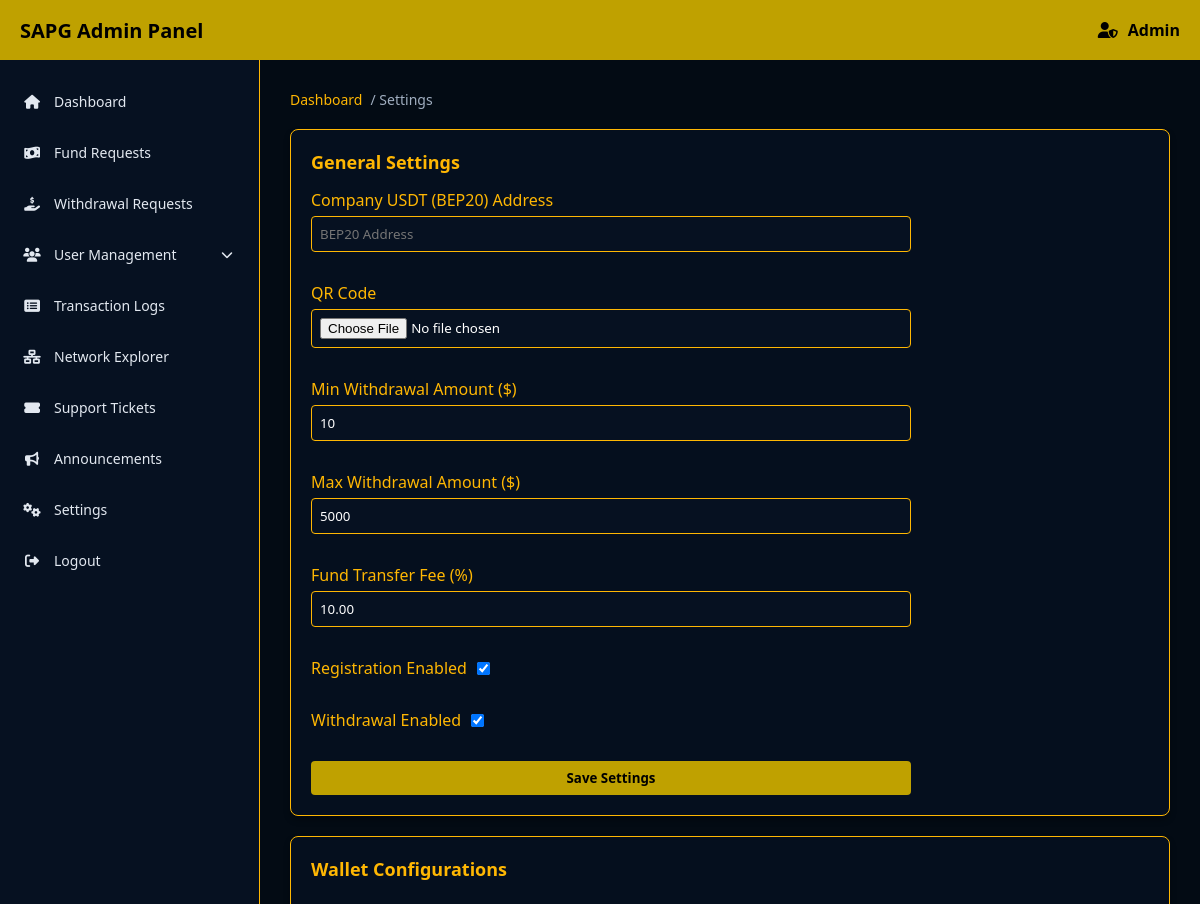
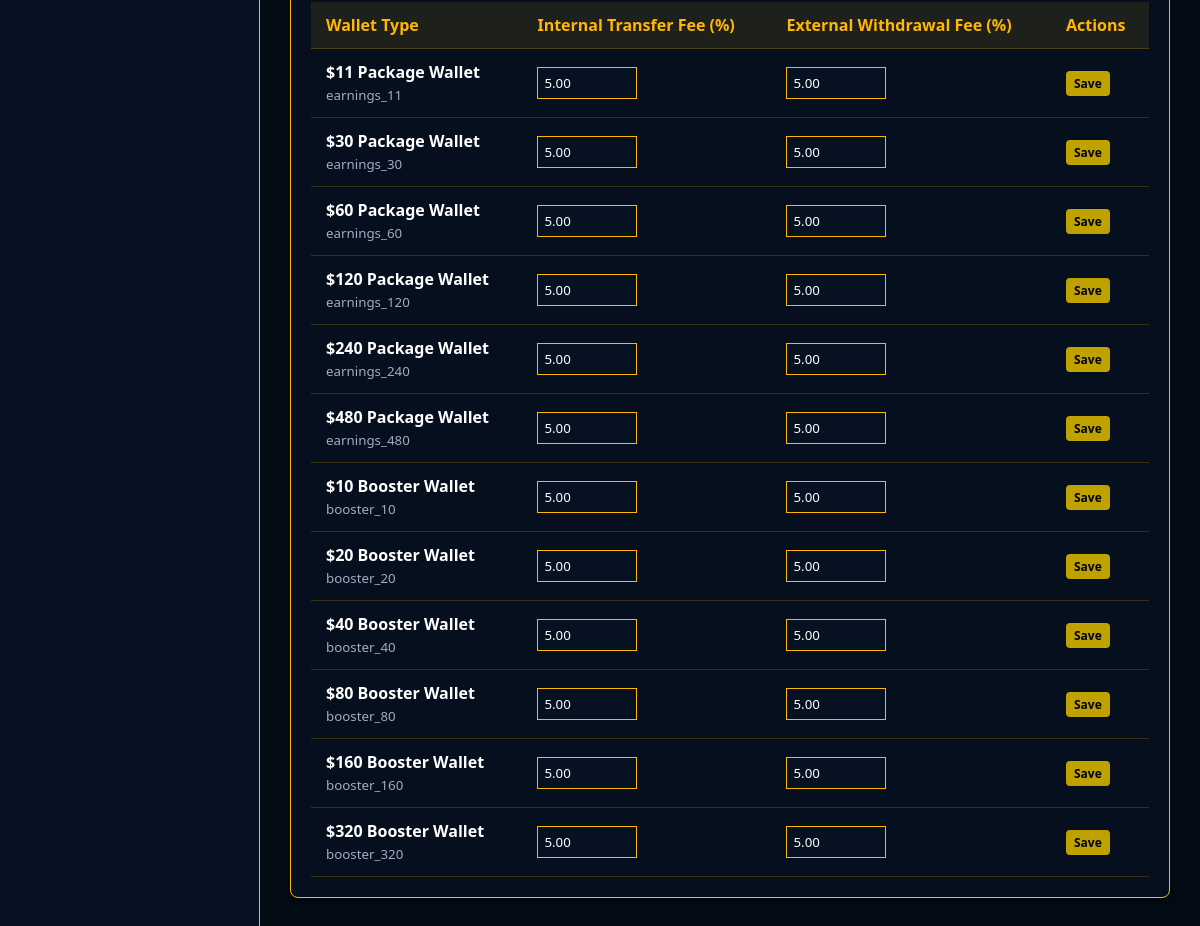
The page /AdminPanel/settings.php (signed in) on the database as committed earlier (2 pictures, top to bottom).
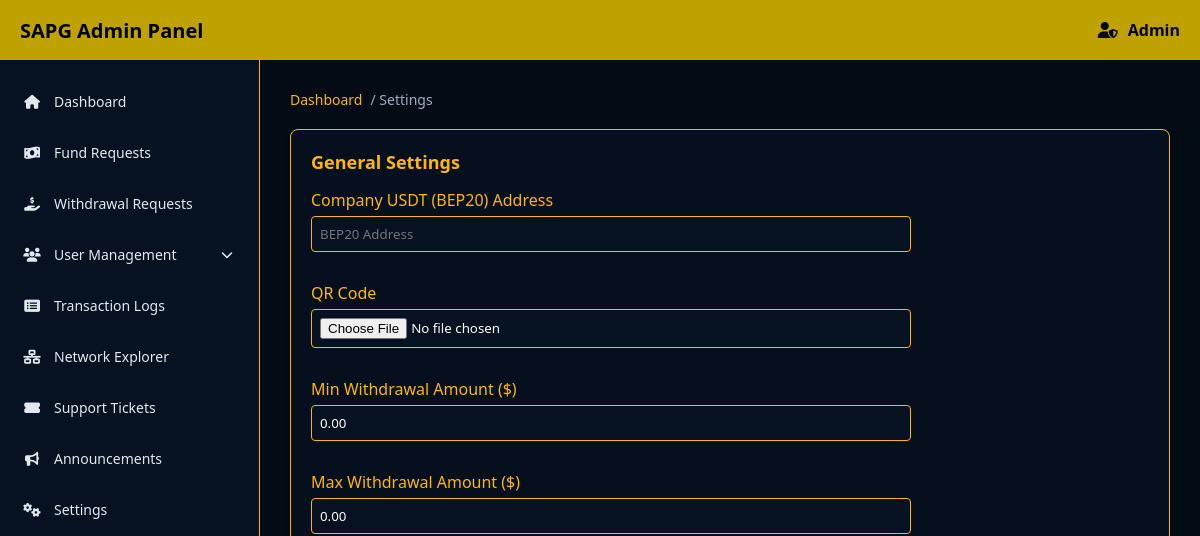
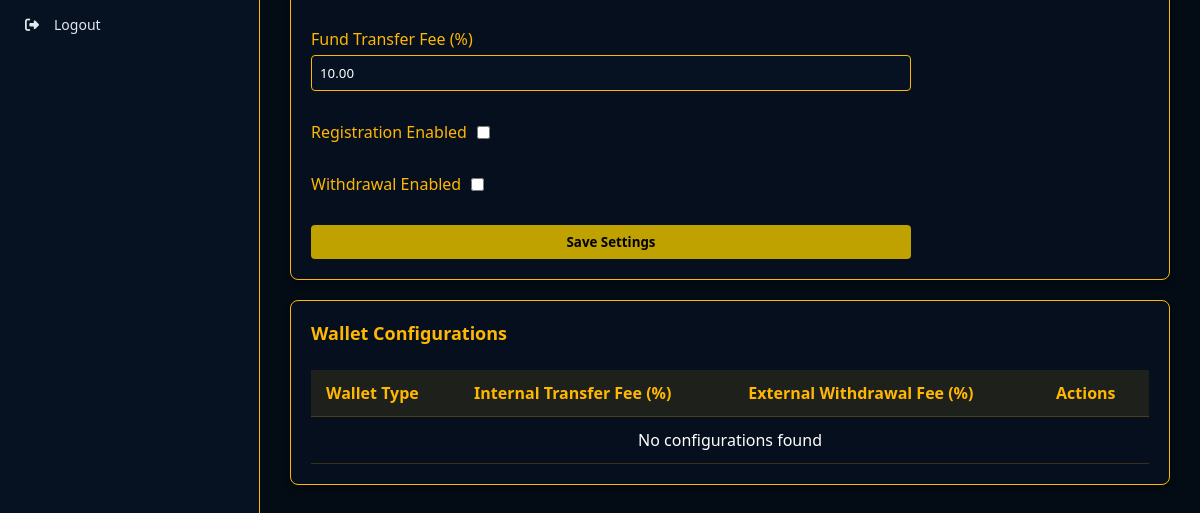
The same page on the database as committed later (2 pictures, top to bottom).
### tables this page shows
CREATE TABLE `wallet_configurations` (
  `id` int(11) NOT NULL AUTO_INCREMENT,
  `wallet_type` varchar(20) NOT NULL,
  `wallet_label` varchar(50) NOT NULL COMMENT 'Human-readable label',
  `internal_transfer_fee_percent` decimal(5,2) DEFAULT 5.00,
  `external_withdrawal_fee_percent` decimal(5,2) DEFAULT 5.00,
  `updated_at` timestamp NOT NULL DEFAULT current_timestamp() ON UPDATE current_timestamp(),
  PRIMARY KEY (`id`),
  UNIQUE KEY `wallet_type` (`wallet_type`)
);

### AdminPanel/settings.php (the view, shortened to what this page needs)
<?php
require_once '../libs/db.php';
$stmt = $pdo->query("SELECT setting_key, setting_value FROM settings");
$settings = [];
while ($row = $stmt->fetch(PDO::FETCH_ASSOC)) {
    $settings[$row['setting_key']] = $row['setting_value'];
}
$stmt = $pdo->query("SELECT * FROM wallet_configurations ORDER BY id ASC");
$wallets = $stmt->fetchAll(PDO::FETCH_ASSOC);
require_once 'includes/header.php';
?>
<div class="breadcrumb">
    <a href="index.php">Dashboard</a> / Settings
</div>
<div class="card">
    <h3 class="card-title">General Settings</h3>
    <form id="generalSettingsForm" enctype="multipart/form-data" style="display: flex; flex-direction: column; gap: 15px; max-width: 600px;">
        <div class="form-group">
            <label>Company USDT (BEP20) Address</label>
            <input type="text" name="company_usdt_address" value="<?php echo htmlspecialchars($settings['company_usdt_address'] ?? ''); ?>" placeholder="BEP20 Address" required style="padding: 8px; background: #061121; color: #fff; border: 1px solid #ffb703; width: 100%;">
        </div>
        <div class="form-group">
            <label>QR Code</label>
            <input type="file" name="company_qr_code" accept="image/*" style="padding: 8px; background: #061121; color: #fff; border: 1px solid #ffb703; width: 100%;">
        </div>
        <div class="form-group">
            <label>Min Withdrawal Amount ($)</label>
            <input type="number" step="0.01" name="min_withdrawal_amount" value="<?php echo htmlspecialchars($settings['min_withdrawal_amount'] ?? '0.00'); ?>" required style="padding: 8px; background: #061121; color: #fff; border: 1px solid #ffb703; width: 100%;">
        </div>
        <div class="form-group">
            <label>Max Withdrawal Amount ($)</label>
            <input type="number" step="0.01" name="max_withdrawal_amount" value="<?php echo htmlspecialchars($settings['max_withdrawal_amount'] ?? '0.00'); ?>" required style="padding: 8px; background: #061121; color: #fff; border: 1px solid #ffb703; width: 100%;">
        </div>
        <div class="form-group">
            <label>Fund Transfer Fee (%)</label>
            <input type="number" step="0.01" name="fund_transfer_fee_percent" value="<?php echo htmlspecialchars($settings['fund_transfer_fee_percent'] ?? '10.00'); ?>" required style="padding: 8px; background: #061121; color: #fff; border: 1px solid #ffb703; width: 100%;">
        </div>
        <div class="form-group" style="display: flex; align-items: center; gap: 10px;">
            <label style="margin: 0;">Registration Enabled</label>
            <input type="checkbox" name="registration_enabled" value="1" <?php if (($settings['registration_enabled'] ?? '0') == '1') echo 'checked'; ?> style="width: auto;">
        </div>
        <div class="form-group" style="display: flex; align-items: center; gap: 10px;">
            <label style="margin: 0;">Withdrawal Enabled</label>
            <input type="checkbox" name="withdrawal_enabled" value="1" <?php if (($settings['withdrawal_enabled'] ?? '0') == '1') echo 'checked'; ?> style="width: auto;">
        </div>
        <button type="submit" class="btn btn-gold">Save Settings</button>
    </form>
</div>
<div class="card">
    <h3 class="card-title">Wallet Configurations</h3>
    <div class="table-responsive">
        <table>
            <thead>
                <tr>
                    <th>Wallet Type</th>
                    <th>Internal Transfer Fee (%)</th>
                    <th>External Withdrawal Fee (%)</th>
                    <th>Actions</th>
                </tr>
            </thead>
            <tbody>
                <?php if (empty($wallets)): ?>
                <tr>
                    <td colspan="4" style="text-align: center;">No configurations found</td>
                </tr>
                <?php else: ?>
                    <?php foreach ($wallets as $w): ?>
                    <tr>
                        <td><strong><?php echo htmlspecialchars($w['wallet_label']); ?></strong><br><small style="color: #a0aec0;"><?php echo htmlspecialchars($w['wallet_type']); ?></small></td>
                        <td>
                            <input type="number" step="0.01" value="<?php echo htmlspecialchars($w['internal_transfer_fee_percent']); ?>" id="internal_<?php echo $w['wallet_type']; ?>" style="padding: 6px; background: #061121; color: #fff; border: 1px solid #ffb703; width: 100px;">
                        </td>
                        <td>
                            <input type="number" step="0.01" value="<?php echo htmlspecialchars($w['external_withdrawal_fee_percent']); ?>" id="external_<?php echo $w['wallet_type']; ?>" style="padding: 6px; background: #061121; color: #fff; border: 1px solid #ffb703; width: 100px;">
                        </td>
                        <td>
                            <button class="btn btn-gold" style="padding: 4px 8px; font-size: 12px;" onclick="saveWalletFee('<?php echo $w['wallet_type']; ?>')">Save</button>
                        </td>
                    </tr>
                    <?php endforeach; ?>
                <?php endif; ?>
            </tbody>
        </table>
    </div>
</div>
<?php require_once 'includes/footer.php'; ?>

### AdminPanel/includes/header.php (shortened to what this page needs)
<?php
$currentPage = basename($_SERVER['PHP_SELF']);
?>
<!DOCTYPE html>
<html lang="en">
<head>
    <link rel="stylesheet" href="https://cdnjs.cloudflare.com/ajax/libs/font-awesome/6.4.0/css/all.min.css">
</head>
<body>
<?php if ($currentPage !== 'login.php'): ?>
    <div class="top-navbar">
        <div style="display: flex; align-items: center;">
            <h2>SAPG Admin Panel</h2>
        </div>
        <div class="admin-profile">
            <i class="fas fa-user-shield"></i>
            <span>Admin</span>
        </div>
    </div>
    <div class="content-layout">
        <?php include 'sidebar.php'; ?>
        <main>
<?php endif; ?>

### AdminPanel/includes/sidebar.php (shortened to what this page needs)
<sidebar>
    <ul class="nav-list">
        <li class="nav-item"><a href="index.php"><i class="fas fa-home"></i> Dashboard</a></li>
        <li class="nav-item"><a href="fundRequests.php"><i class="fas fa-money-bill-wave"></i> Fund Requests</a></li>
        <li class="nav-item"><a href="withdrawalRequests.php"><i class="fas fa-hand-holding-usd"></i> Withdrawal Requests</a></li>
        <li class="nav-item" onclick="this.classList.toggle('open')">
            <a href="#"><i class="fas fa-users"></i> User Management <i class="fas fa-chevron-down" style="margin-left:auto; font-size:12px;"></i></a>
        </li>
        <li class="nav-item"><a href="transactionLogs.php"><i class="fas fa-list-alt"></i> Transaction Logs</a></li>
        <li class="nav-item"><a href="networkExplorer.php"><i class="fas fa-network-wired"></i> Network Explorer</a></li>
        <li class="nav-item"><a href="supportTickets.php"><i class="fas fa-ticket-alt"></i> Support Tickets</a></li>
        <li class="nav-item"><a href="announcements.php"><i class="fas fa-bullhorn"></i> Announcements</a></li>
        <li class="nav-item"><a href="settings.php"><i class="fas fa-cogs"></i> Settings</a></li>
        <li class="nav-item"><a href="#" onclick="logoutAdmin()"><i class="fas fa-sign-out-alt"></i> Logout</a></li>
    </ul>
</sidebar>

### AdminPanel/includes/footer.php (shortened to what this page needs)
<?php if ($currentPage !== 'login.php'): ?>
        </main>
    </div>
<?php endif; ?>
</body>
</html>

### AdminPanel/includes/header.php (style rules this page uses)
* { margin: 0; padding: 0; box-sizing: border-box; font-family: 'Segoe UI', Tahoma, Geneva, Verdana, sans-serif; }
body { background-color: #030b14; color: #fff; display: flex; flex-direction: column; height: 100vh; overflow: hidden; }
.top-navbar { height: 60px; background: #bfa100; display: flex; align-items: center; justify-content: space-between; padding: 0 20px; z-index: 10; color: #000; }
.top-navbar h2 { margin: 0; font-size: 20px; font-weight: bold; }
.admin-profile { display: flex; align-items: center; gap: 10px; font-weight: bold; }
.content-layout { display: flex; flex: 1; height: calc(100vh - 60px); position: relative; }
sidebar { width: 260px; background: #061121; border-right: 1px solid #ffb703; padding: 20px 10px; display: flex; flex-direction: column; overflow-y: auto; transition: left 0.3s ease; }
.nav-list { display: flex; flex-direction: column; gap: 8px; list-style: none; }
.nav-item a { display: flex; align-items: center; gap: 12px; padding: 12px; color: #e2e8f0; text-decoration: none; border-radius: 6px; font-size: 14px; transition: background 0.2s; }
.nav-item a i { width: 20px; text-align: center; }
main { flex: 1; padding: 30px; overflow-y: auto; }
.card { background: rgba(6, 17, 33, 0.8); border: 1px solid #ffb703; border-radius: 8px; padding: 20px; margin-bottom: 20px; box-shadow: 0 4px 6px rgba(0,0,0,0.3); }
.card-title { color: #ffb703; margin-bottom: 15px; font-size: 18px; }
.table-responsive { overflow-x: auto; }
table { width: 100%; border-collapse: collapse; margin-top: 10px; }
th, td { padding: 12px 15px; text-align: left; border-bottom: 1px solid rgba(255, 183, 3, 0.2); }
th { background: rgba(255, 183, 3, 0.1); color: #ffb703; font-weight: bold; }
.btn { padding: 8px 16px; border: none; border-radius: 4px; cursor: pointer; font-weight: bold; color: #000; }
.btn-gold { background: #bfa100; }
.breadcrumb { display: flex; gap: 8px; margin-bottom: 20px; color: #a0aec0; font-size: 14px; }
.breadcrumb a { color: #ffb703; text-decoration: none; }
.form-group { margin-bottom: 15px; }
.form-group label { display: block; margin-bottom: 5px; color: #ffb703; }
.form-group input, .form-group select, .form-group textarea { width: 100%; padding: 10px; background: rgba(0,0,0,0.5); border: 1px solid #ffb703; color: #fff; border-radius: 4px; }

Rows that differ between the two databases and show on the page:
removed wallet_configurations: wallet_label "$11 Package Wallet", wallet_type "earnings_11", internal_transfer_fee_percent "5.00", external_withdrawal_fee_percent "5.00"
removed wallet_configurations: wallet_label "$30 Package Wallet", wallet_type "earnings_30", internal_transfer_fee_percent "5.00", external_withdrawal_fee_percent "5.00"
removed wallet_configurations: wallet_label "$60 Package Wallet", wallet_type "earnings_60", internal_transfer_fee_percent "5.00", external_withdrawal_fee_percent "5.00"
removed wallet_configurations: wallet_label "$120 Package Wallet", wallet_type "earnings_120", internal_transfer_fee_percent "5.00", external_withdrawal_fee_percent "5.00"
removed wallet_configurations: wallet_label "$240 Package Wallet", wallet_type "earnings_240", internal_transfer_fee_percent "5.00", external_withdrawal_fee_percent "5.00"
removed wallet_configurations: wallet_label "$480 Package Wallet", wallet_type "earnings_480", internal_transfer_fee_percent "5.00", external_withdrawal_fee_percent "5.00"
removed wallet_configurations: wallet_label "$10 Booster Wallet", wallet_type "booster_10", internal_transfer_fee_percent "5.00", external_withdrawal_fee_percent "5.00"
removed wallet_configurations: wallet_label "$20 Booster Wallet", wallet_type "booster_20", internal_transfer_fee_percent "5.00", external_withdrawal_fee_percent "5.00"
removed wallet_configurations: wallet_label "$40 Booster Wallet", wallet_type "booster_40", internal_transfer_fee_percent "5.00", external_withdrawal_fee_percent "5.00"
removed wallet_configurations: wallet_label "$80 Booster Wallet", wallet_type "booster_80", internal_transfer_fee_percent "5.00", external_withdrawal_fee_percent "5.00"
removed wallet_configurations: wallet_label "$160 Booster Wallet", wallet_type "booster_160", internal_transfer_fee_percent "5.00", external_withdrawal_fee_percent "5.00"
removed wallet_configurations: wallet_label "$320 Booster Wallet", wallet_type "booster_320", internal_transfer_fee_percent "5.00", external_withdrawal_fee_percent "5.00"
Other text that changed with them:
form field min_withdrawal_amount: "10" → "0.00"
form field max_withdrawal_amount: "5000" → "0.00"
form field registration_enabled: "☑" → "☐"
form field withdrawal_enabled: "☑" → "☐"
text now shown: "No configurations found"
